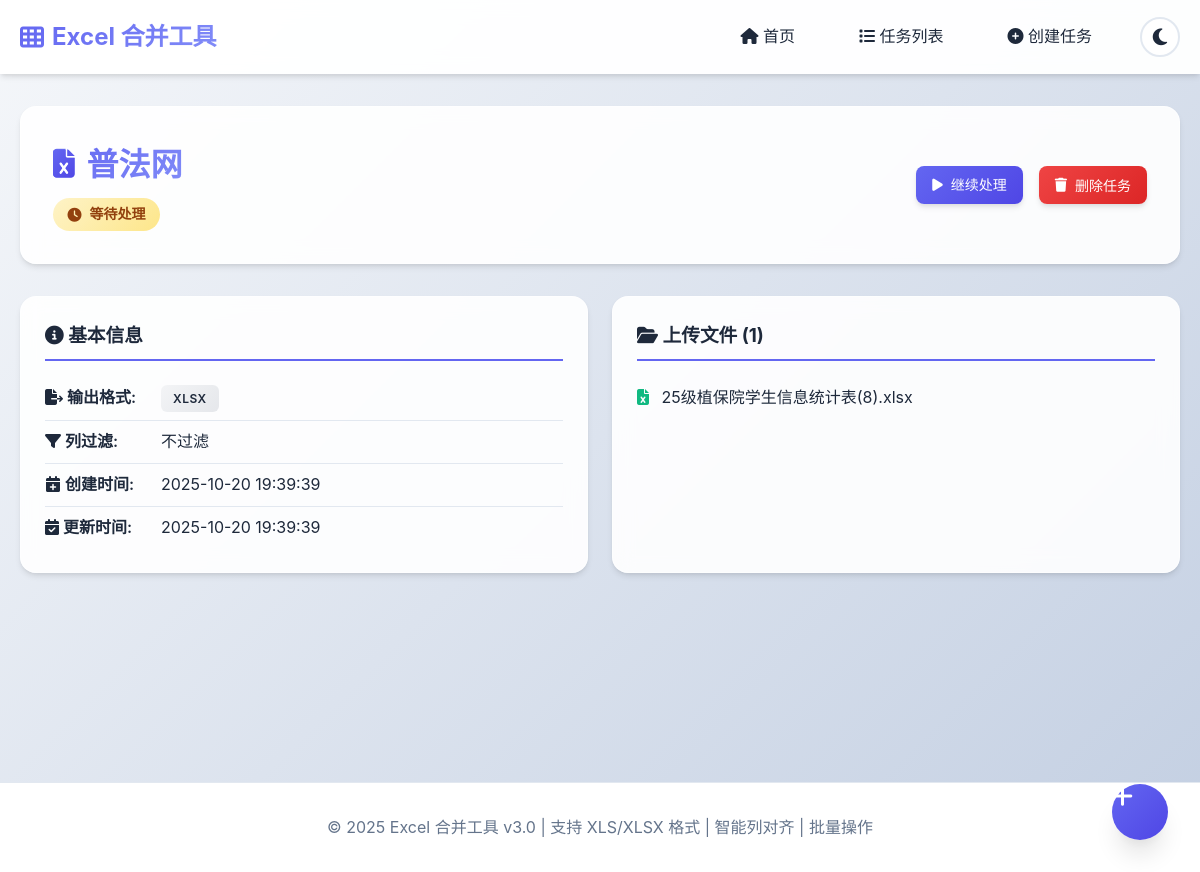
Screenshot of /tasks/19/ with the database file from the repository.
### merger/models.py (models this page shows, shortened)
class MergeTask(models.Model):
    STATUS_CHOICES = [
        ('pending', '等待处理'),
        ('processing', '处理中'),
        ('completed', '已完成'),
        ('failed', '失败'),
    ]
    OUTPUT_FORMAT_CHOICES = [
        ('xlsx', 'XLSX'),
        ('xls', 'XLS'),
        ('csv', 'CSV'),
        ('json', 'JSON'),
    ]
    FILTER_MODE_CHOICES = [
        ('none', '不过滤'),
        ('keep', '只保留指定列'),
        ('remove', '删除指定列'),
    ]
    name = models.CharField(max_length=200, verbose_name='任务名称')
    status = models.CharField(max_length=20, choices=STATUS_CHOICES, default='pending', verbose_name='状态')
    output_format = models.CharField(max_length=10, choices=OUTPUT_FORMAT_CHOICES, default='xlsx', verbose_name='输出格式')
    filter_mode = models.CharField(max_length=10, choices=FILTER_MODE_CHOICES, default='none', verbose_name='列过滤模式')
    filter_columns = models.JSONField(default=list, verbose_name='过滤列列表')
    result_file = models.FileField(upload_to='results/', null=True, blank=True, verbose_name='结果文件')
    error_message = models.TextField(null=True, blank=True, verbose_name='错误信息')
    created_at = models.DateTimeField(auto_now_add=True, verbose_name='创建时间')
    updated_at = models.DateTimeField(auto_now=True, verbose_name='更新时间')
    class Meta:
        verbose_name = '合并任务'
        verbose_name_plural = '合并任务'
        ordering = ['-created_at']

class UploadedFile(models.Model):
    task = models.ForeignKey(MergeTask, on_delete=models.CASCADE, related_name='files', verbose_name='所属任务')
    file = models.FileField(upload_to='uploads/', verbose_name='文件')
    original_filename = models.CharField(max_length=255, verbose_name='原始文件名')
    uploaded_at = models.DateTimeField(auto_now_add=True, verbose_name='上传时间')
    class Meta:
        verbose_name = '上传文件'
        verbose_name_plural = '上传文件'
        ordering = ['uploaded_at']

### merger/views.py (the view)
# urls.py: path('tasks/<int:task_id>/', views.task_detail, name='task_detail'),
def task_detail(request, task_id):
    task = get_object_or_404(MergeTask, pk=task_id)
    return render(request, 'merger/task_detail.html', {'task': task})

### merger/templates/merger/task_detail.html (shortened to what this page needs)
{% extends 'base.html' %}
{% block content %}
<div class="page-header">
    <div>
        <h1><i class="fas fa-file-excel"></i> {{ task.name }}</h1>
        <span class="status-badge status-{{ task.status }}" style="margin-top: 0.5rem;">
            {% if task.status == 'pending' %}<i class="fas fa-clock"></i>{% endif %}
            {{ task.get_status_display }}
        </span>
    </div>
    <div class="header-actions">
        {% if task.status == 'pending' or task.status == 'failed' %}
        <a href="{% url 'task_create' %}?task_id={{ task.id }}" class="btn btn-primary">
            <i class="fas fa-play"></i> 继续处理
        </a>
        {% endif %}
        <button class="btn btn-danger" onclick="deleteTask({{ task.id }})">
            <i class="fas fa-trash"></i> 删除任务
        </button>
    </div>
</div>
<div class="detail-grid">
    <div class="detail-card">
        <h3><i class="fas fa-info-circle"></i> 基本信息</h3>
        <div class="detail-item">
            <span class="label"><i class="fas fa-file-export"></i> 输出格式:</span>
            <span class="format-badge">{{ task.output_format|upper }}</span>
        </div>
        <div class="detail-item">
            <span class="label"><i class="fas fa-filter"></i> 列过滤:</span>
            <span>
                {% if task.filter_mode == 'none' %}
                    不过滤
                {% elif task.filter_mode == 'keep' %}
                    只保留指定列 ({{ task.filter_columns|length }} 列)
                {% elif task.filter_mode == 'remove' %}
                    删除指定列 ({{ task.filter_columns|length }} 列)
                {% endif %}
            </span>
        </div>
        <div class="detail-item">
            <span class="label"><i class="fas fa-calendar-plus"></i> 创建时间:</span>
            <span>{{ task.created_at|date:"Y-m-d H:i:s" }}</span>
        </div>
        <div class="detail-item">
            <span class="label"><i class="fas fa-calendar-check"></i> 更新时间:</span>
            <span>{{ task.updated_at|date:"Y-m-d H:i:s" }}</span>
        </div>
    </div>
    <div class="detail-card">
        <h3><i class="fas fa-folder-open"></i> 上传文件 ({{ task.files.count }})</h3>
        <ul class="file-list">
            {% for file in task.files.all %}
            <li>
                <i class="fas fa-file-excel" style="color: var(--success-color); margin-right: 0.5rem;"></i>
                {{ file.original_filename }}
            </li>
            {% empty %}
            <li class="empty"><i class="fas fa-inbox"></i> 未上传文件</li>
            {% endfor %}
        </ul>
    </div>
</div>
{% endblock %}

### merger/static/css/style.css (style rules this page uses)
* { margin: 0; padding: 0; box-sizing: border-box; }
:root { --primary-color: #6366f1; --primary-dark: #4f46e5; --primary-light: #818cf8; --secondary-color: #64748b; --success-color: #10b981; --danger-color: #ef4444; --warning-color: #f59e0b; --bg-color: #f8fafc; --bg-gradient-start: #f5f7fa; --bg-gradient-end: #c3cfe2; --card-bg: #ffffff; --border-color: #e2e8f0; --text-color: #1e293b; --text-muted: #64748b; --shadow-sm: 0 1px 2px 0 rgba(0, 0, 0, 0.05); --shadow-md: 0 4px 6px -1px rgba(0, 0, 0, 0.1), 0 2px 4px -1px rgba(0, 0, 0, 0.06); --shadow-lg: 0 10px 15px -3px rgba(0, 0, 0, 0.1), 0 4px 6px -2px rgba(0, 0, 0, 0.05); --shadow-xl: 0 20px 25px -5px rgba(0, 0, 0, 0.1), 0 10px 10px -5px rgba(0, 0, 0, 0.04); --hero-gradient-1: #667eea; --hero-gradient-2: #764ba2; --hero-gradient-3: #f093fb; --navbar-bg: rgba(255, 255, 255, 0.95); --glass-bg: rgba(255, 255, 255, 0.9); --glass-border: rgba(255, 255, 255, 0.5); }
html { scroll-behavior: smooth; }
body { font-family: -apple-system, BlinkMacSystemFont, 'Segoe UI', 'Microsoft YaHei', sans-serif; line-height: 1.6; color: var(--text-color); background: linear-gradient(135deg, var(--bg-gradient-start) 0%, var(--bg-gradient-end) 100%); background-attachment: fixed; transition: background 0.3s ease, color 0.3s ease; }
.page-header { display: flex; justify-content: space-between; align-items: center; margin-bottom: 2rem; padding: 2rem; background: var(--glass-bg); backdrop-filter: blur(10px); border-radius: 1rem; box-shadow: var(--shadow-md); border: 1px solid var(--glass-border); }
.page-header h1 { font-size: 2rem; background: linear-gradient(135deg, var(--primary-color) 0%, var(--primary-light) 100%); -webkit-background-clip: text; -webkit-text-fill-color: transparent; background-clip: text; display: flex; align-items: center; gap: 0.75rem; }
.page-header h1 i { background: linear-gradient(135deg, var(--primary-color) 0%, var(--primary-dark) 100%); -webkit-background-clip: text; -webkit-text-fill-color: transparent; background-clip: text; }
.header-actions { display: flex; gap: 1rem; }
.btn { display: inline-flex; align-items: center; justify-content: center; gap: 0.5rem; padding: 0.5rem 1rem; border: none; border-radius: 0.5rem; font-size: 0.875rem; font-weight: 500; text-decoration: none; cursor: pointer; transition: all 0.3s ease; position: relative; overflow: hidden; }
.btn::before { content: ''; position: absolute; top: 50%; left: 50%; width: 0; height: 0; border-radius: 50%; background: rgba(255, 255, 255, 0.3); transform: translate(-50%, -50%); transition: width 0.6s, height 0.6s; }
.btn-primary { background: linear-gradient(135deg, var(--primary-color) 0%, var(--primary-dark) 100%); color: white; box-shadow: var(--shadow-md); }
.btn-danger { background: linear-gradient(135deg, var(--danger-color) 0%, #dc2626 100%); color: white; box-shadow: var(--shadow-md); }
.status-pending { background: linear-gradient(135deg, #fef3c7 0%, #fde68a 100%); color: #92400e; }
.format-badge { display: inline-block; padding: 0.25rem 0.75rem; background: linear-gradient(135deg, #f3f4f6 0%, #e5e7eb 100%); border-radius: 0.375rem; font-size: 0.75rem; font-weight: 600; color: var(--text-color); letter-spacing: 0.5px; }
.status-badge { display: inline-block; padding: 0.25rem 0.75rem; border-radius: 9999px; font-size: 0.75rem; font-weight: 500; }
.file-list { margin-top: 1rem; display: flex; flex-direction: column; gap: 0.5rem; }
.detail-grid { display: grid; grid-template-columns: repeat(auto-fit, minmax(300px, 1fr)); gap: 1.5rem; }
.detail-card { background: var(--glass-bg); backdrop-filter: blur(10px); padding: 1.5rem; border-radius: 1rem; box-shadow: var(--shadow-md); border: 1px solid var(--glass-border); }
.detail-card h3 { margin-bottom: 1rem; padding-bottom: 0.5rem; border-bottom: 2px solid var(--primary-color); }
.detail-item { display: flex; gap: 1rem; padding: 0.5rem 0; border-bottom: 1px solid var(--border-color); }
.detail-item:last-child { border-bottom: none; }
.detail-item .label { font-weight: 600; min-width: 100px; }
.file-list, .operation-list { list-style: none; }
.file-list li, .operation-list li { padding: 0.5rem 0; border-bottom: 1px solid var(--border-color); }
.file-list li:last-child, .operation-list li:last-child { border-bottom: none; }
.status-badge { display: inline-flex; align-items: center; gap: 0.5rem; padding: 0.35rem 0.9rem; border-radius: 9999px; font-size: 0.875rem; font-weight: 600; }
.page-header h1 i { font-size: 0.9em; }

### rows the page displays
MergeTask: name "普法网", status "等待处理", output_format "XLSX", created_at "2025-10-20 19:39:39", updated_at "2025-10-20 19:39:39", files.count "1"
UploadedFile: original_filename "25级植保院学生信息统计表(8).xlsx"
